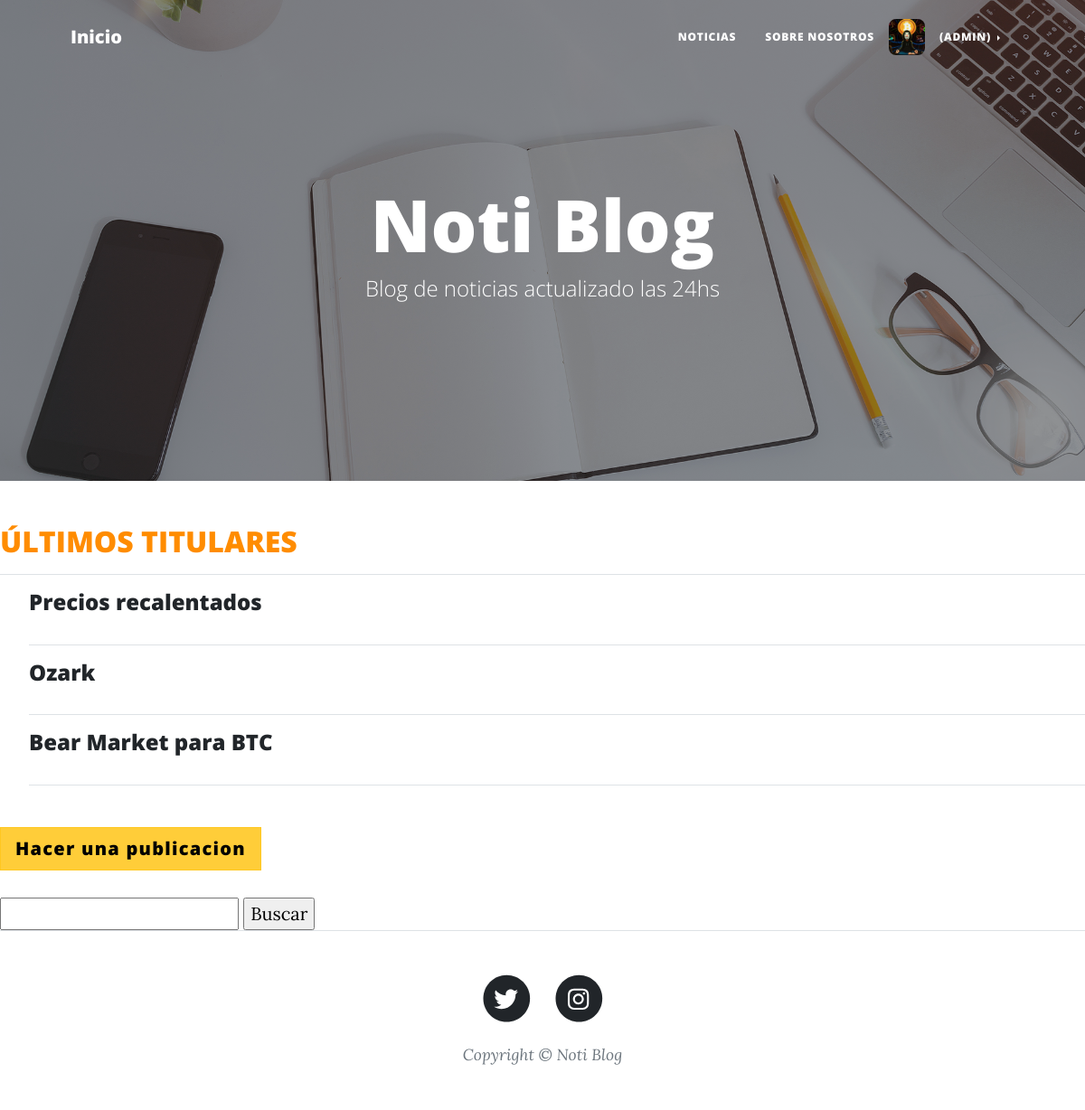
/PlayApp/publicaciones/ (signed in), run on the app's committed database.
### PlayApp/models.py (models this page shows, shortened)
class Usuario(AbstractBaseUser):
    TIPO_USUARIO = [
        ("ADMIN","Admin"),
        ("LECTOR","Lector"),
        ("AUTOR","Autor"),
    ]
    username = models.CharField(max_length=40, unique=True)
    nombre = models.CharField(max_length=40)
    apellido = models.CharField(max_length=40)
    email = models.EmailField(max_length=254, verbose_name="email", unique=True)
    avatar = models.ImageField(upload_to=upload_avatar, null=True, blank=True)
    tipo = models.CharField(max_length=6, choices=TIPO_USUARIO, default="LECTOR")
    date_joined = models.DateTimeField(verbose_name="Fecha de Registro", auto_now_add=True)
    last_login = models.DateTimeField(verbose_name="Ultima Conexión", auto_now=True)
    is_admin = models.BooleanField(default=False)
    is_active = models.BooleanField(default=True)
    is_staff = models.BooleanField(default=False)
    is_superuser = models.BooleanField(default=False)
    USERNAME_FIELD = "username"
    REQUIRED_FIELDS = ["nombre", "apellido", "email", "avatar", "tipo"] #No pongo 'username' porque ya es requerido al ser USERNAME_FIELD (dato usado para loggearse).
    objects = Manager_Usuario()

class Publicacion(models.Model):
    titulo = models.CharField(max_length=50, null=False, blank=False)
    autor = models.ForeignKey(settings.AUTH_USER_MODEL, on_delete=models.CASCADE)
    subtitulo = models.CharField(max_length=100, null=False, blank=False)
    noticia = RichTextField(max_length=5000)
    imagen = models.ImageField(upload_to=upload_publicacion, null=False, blank=False)
    fecha_publi= models.DateTimeField(auto_now_add=True, verbose_name="fecha publicación")
    fecha_actualizacion = models.DateTimeField(auto_now=True, verbose_name="fecha actualización")
    slug = models.SlugField(blank=True, unique=True)

### PlayApp/views.py (the view)
# urls.py: path("publicaciones/", views.publicaciones, name = "Publicaciones"),
def publicaciones(request):
    publis = Publicacion.objects.all().order_by('-fecha_publi') [0:3]
    return render(request, "PlayApp/T04-publicaciones.html", {"publis": publis})

### PlayApp/Templates/PlayApp/T04-publicaciones.html (shortened to what this page needs)
{% extends "PlayApp/T01-view.html" %}
{% load static %}
{% block ContenidoTemplate %}
<h2 style="color:darkorange">ÚLTIMOS TITULARES</h2><hr>
{% for object in publis %}
    <ul>
        <h4><a href="{% url 'Detalle Publicaciones' object.id %}">{{object.titulo}}</a></h4>
        <p>{{object.nombre}}</p><hr>
    </ul>
{% endfor %}
<br><a  class="btn btn-warning btn-lg active" href="{% url 'Publicaciones Form' %}">Hacer una publicacion</a>
<form action="/PlayApp/busqueda_publicacion/" method="GET">
    <br><input type="text" name="titulo" id="titulo">
    <input type="submit" value="Buscar" span="glyphicon glyphicon-search">
</form>
{% endblock %}

### PlayApp/Templates/PlayApp/T01-view.html (shortened to what this page needs)
<!DOCTYPE html>
<html lang="es">
    <head>
        {% load static %}
        <link href="{% static 'PlayApp/css/styles.css' %}" rel="stylesheet" />
    </head>
    <body>
        <nav class="navbar navbar-expand-lg navbar-light" id="mainNav">
            <div class="container px-4 px-lg-5">
                <a class="navbar-brand" href="{% url 'Inicio' %}">Inicio</a>
                <div class="collapse navbar-collapse" id="navbarResponsive">
                    <ul class="navbar-nav ms-auto py-4 py-lg-0">
                        <li class="nav-item"><a class="nav-link px-lg-3 py-3 py-lg-4" href="{% url 'Publicaciones' %}">Noticias</a></li>
                        <li class="nav-item"><a class="nav-link px-lg-3 py-3 py-lg-4" href="{% url 'Sobre Nosotros' %}">Sobre Nosotros</a></li>
                        {% if request.user.is_authenticated %}
                            {%  if request.user.avatar %}
                                <img src="http://127.0.0.1:8000/PlayApp{{ request.user.avatar.url }}" style="display: block;width: 40px;height: 40px;margin: auto;border-radius:20%" class="card-img">
                            {% else%}
                                <img src="{% static 'PlayApp/assets/img/avatar-default.png' %}" style="display: block;width: 40px;height: 40px;margin: auto; border-radius:20%;" class="card-img">
                            {% endif %}
                            <li class="nav-item dropdown dropend">
                                <a class="nav-link dropdown-toggle px-lg-3 py-3 py-lg-4" href="#" id="navbarDarkDropdownMenuLink" role="button" data-bs-toggle="dropdown" aria-expanded="false">
                                    ({{request.user.username}})
                                </a>
                            </li>
                            {% else %}
                                <li class="nav-item"><a class="nav-link px-lg-3 py-3 py-lg-4" href="{% url 'Usuario' %}">Ingrese</a></li>
                        {% endif %}
                    </ul>
                </div>
            </div>
        </nav>
        <header class="masthead" style="background-image: url('/static/PlayApp/assets/img/home-bg.jpg' )">
            <div class="container position-relative px-4 px-lg-5">
                <div class="row gx-4 gx-lg-5 justify-content-center">
                    <div class="col-md-10 col-lg-8 col-xl-7">
                        <div class="site-heading">
                            <h1>Noti Blog</h1>
                            <span class="subheading">Blog de noticias actualizado las 24hs</span>
                        </div>
                    </div>
                </div>
            </div>
        </header>
       {% block ContenidoTemplate %}
       {% endblock %}
        <footer class="border-top">
            <div class="container px-4 px-lg-5">
                <div class="row gx-4 gx-lg-5 justify-content-center">
                    <div class="col-md-10 col-lg-8 col-xl-7">
                        <ul class="list-inline text-center">
                            <li class="list-inline-item">
                                <a href="https://twitter.com/NotiBlog_django">
                                    <span class="fa-stack fa-lg">
                                        <i class="fas fa-circle fa-stack-2x"></i>
                                        <i class="fab fa-twitter fa-stack-1x fa-inverse"></i>
                                    </span>
                                </a>
                            </li>
                            <li class="list-inline-item">
                                <a href="https://www.instagram.com/noti.blog.django/">
                                    <span class="fa-stack fa-lg">
                                        <i class="fas fa-circle fa-stack-2x"></i>
                                        <i class="fab fa-instagram fa-stack-1x fa-inverse"></i>
                                    </span>
                                </a>
                            </li>
                        </ul>
                        <div class="small text-center text-muted fst-italic">Copyright &copy; Noti Blog</div>
                    </div>
                </div>
            </div>
        </footer>
    </body>
</html>

### data on the page
Usuario: user.avatar (picture), user.username "ADMIN"
Publicacion: titulo "Precios recalentados"
Publicacion: titulo "Ozark"
Publicacion: titulo "Bear Market para BTC"
